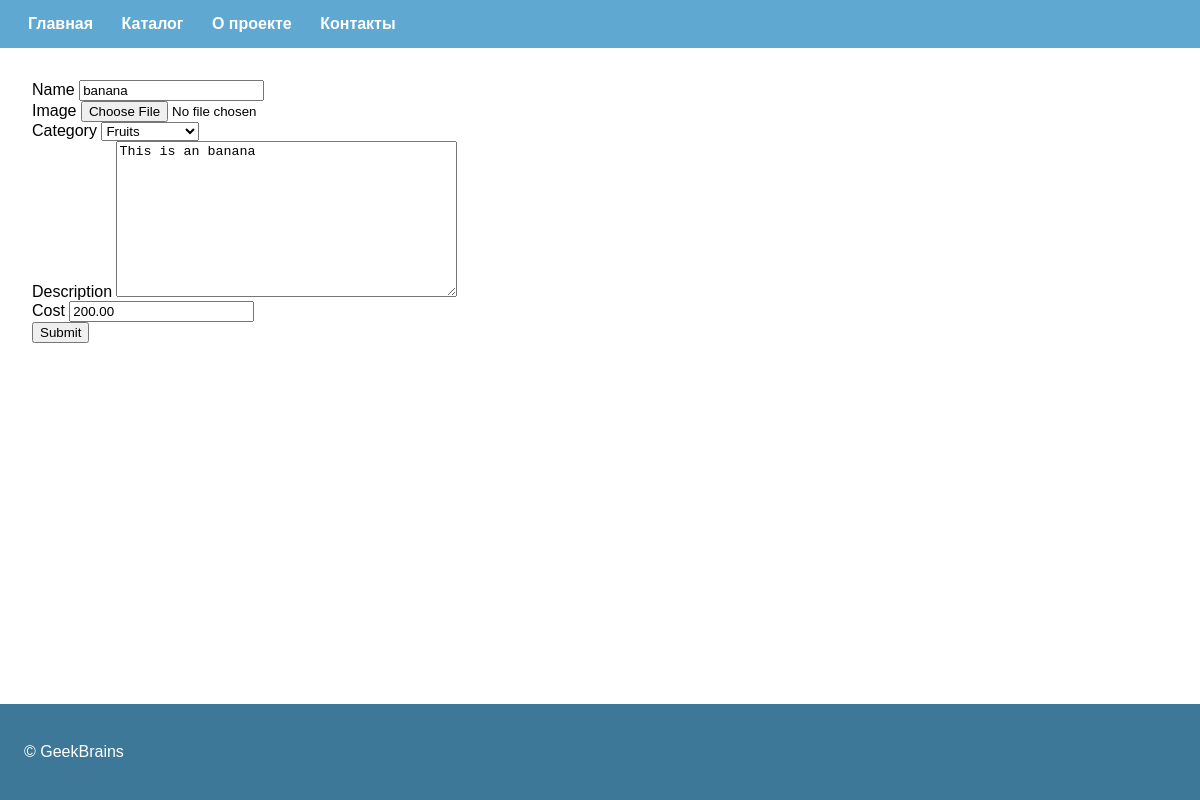
Page /products/2/update/ on the earlier database version.
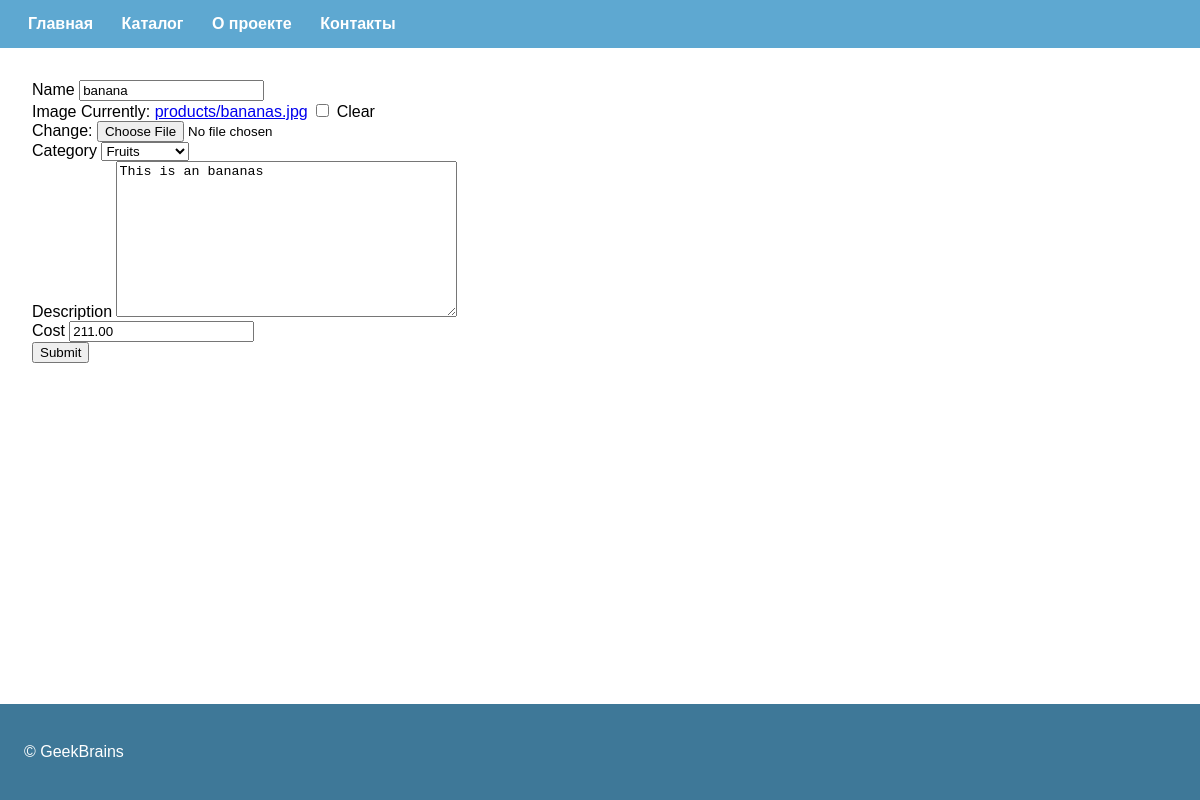
Same page on the later database version.
### products/models.py (models this page shows, shortened)
class Product(models.Model):
    name = models.CharField(
        max_length=255
    )
    image = models.ImageField(
        upload_to='products',
        blank=True,
        null=True,
    )
    category = models.ForeignKey(
        Category,
        on_delete=models.CASCADE,
        blank=True,
        null=True,
    )
    description = models.TextField(
        blank=True,
        null=True,
    )
    cost = models.DecimalField(
        max_digits=12,
        decimal_places=2,
        default=0
    )
    created = models.DateTimeField(
        auto_now_add=True,
    )
    modified = models.DateTimeField(
        auto_now=True,
    )

### products/views/products.py (the view)
class ProductUdateView(UpdateView):
    model = Product
    fields = [
        'name', 'image', 'category',
        'description', 'cost'
    ]
    template_name = 'products/create.html'
    success_url = reverse_lazy('products:list')

### products/models.py (called while the page is built)
    def __str__(self):
        return self.name

### products/templates/products/create.html (shortened to what this page needs)
{% extends 'server/master.html' %}
{% load static %}
{% block page_content %}
{% include 'server/form.html' with form=form %}
{% endblock %}

### server/templates/server/form.html (shortened to what this page needs)
<form action="" method="POST" enctype="multipart/form-data">
    {% for field in form %}
    <div class="field-group">
        <label for="{{ field.name }}">{{ field.label }}</label>
        {{ field }}
    </div>
    {% endfor %}
    <input type="submit">
</form>

Differences in the rows shown:
changed Product "banana": description "This is an banana" → "This is an bananas"; cost "200.00" → "211.00"
Other differences:
new list line: "Currently: products/bananas.jpg Clear Change: ☐"
